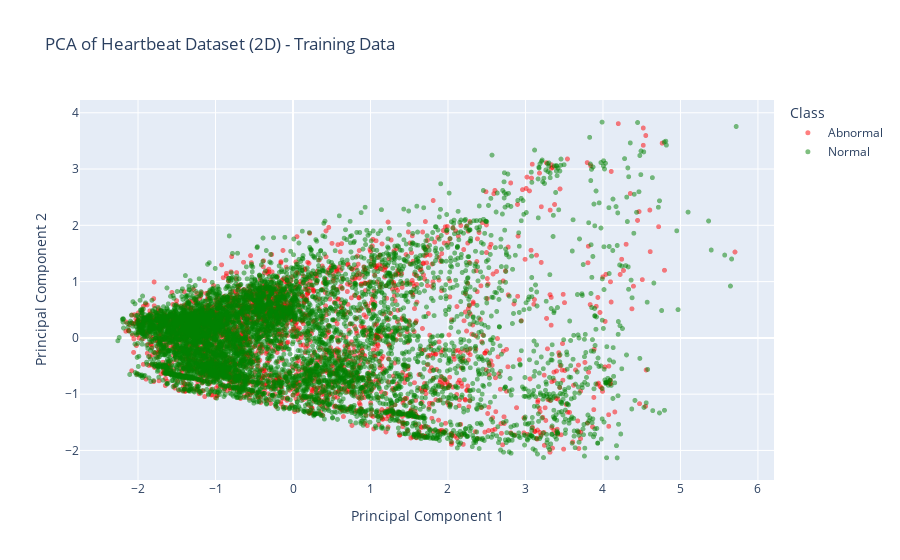
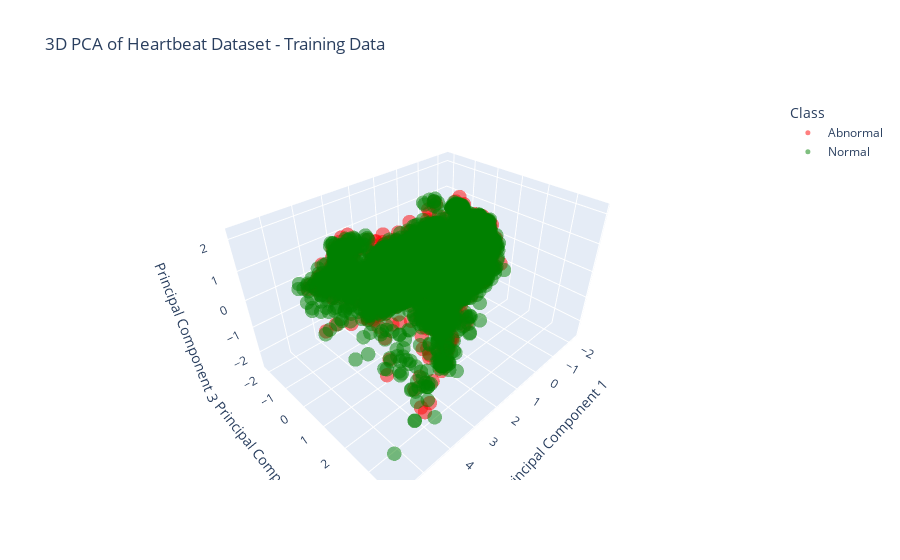
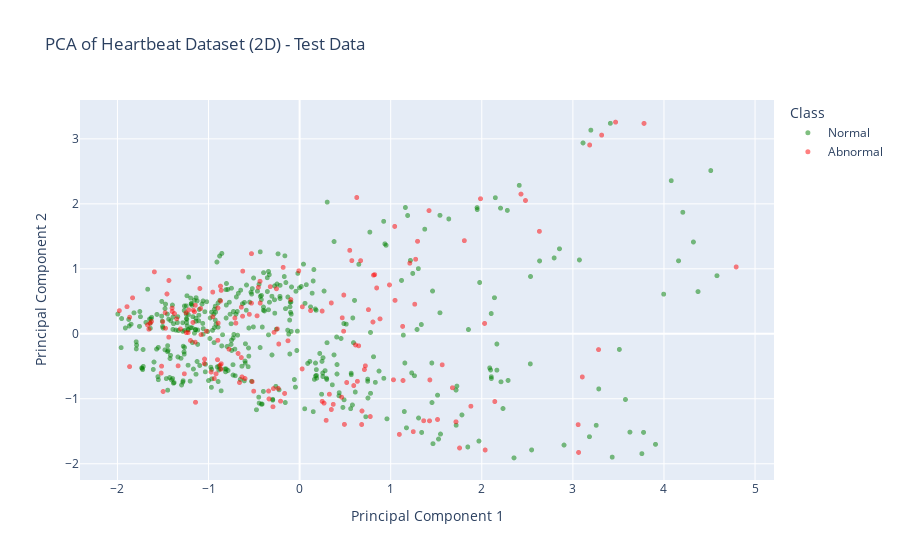
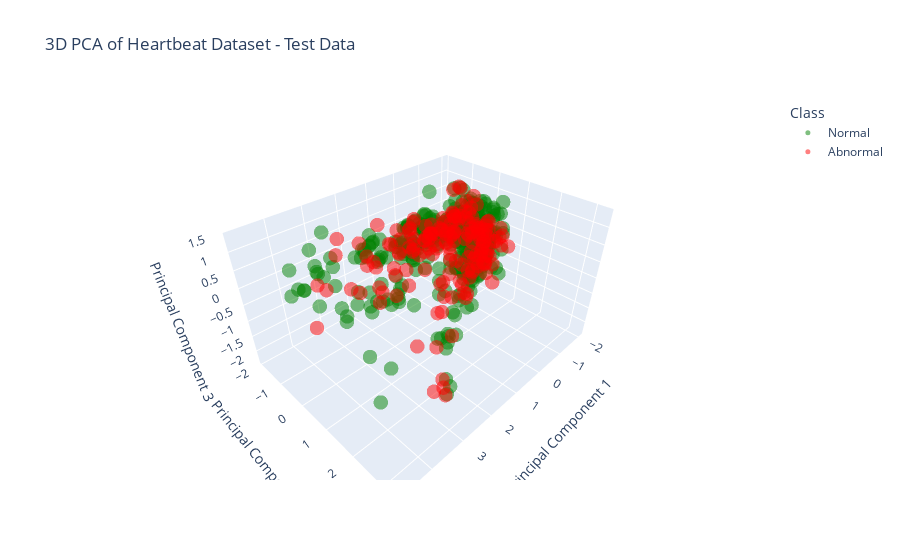

Source (notebook cell) for these figures, in order:
### Markdown cell above
# PCA Functions for training Dataset

### Code cell
# Define the function to apply PCA
def apply_pca_to_dataset(df, n_components=2):
    X = df.drop('target', axis=1)
    pca = PCA(n_components=n_components)
    components = pca.fit_transform(X)
    df_pca = pd.DataFrame(data=components, columns=[f'Principal Component {i+1}' for i in range(n_components)])
    df_pca['target'] = df['target']
    return df_pca, pca

# Define the function to plot PCA results (2D)
def plot_pca_results(df_pca, title='PCA of Dataset'):
    # Define custom colors and labels for each category
    color_mapping = {0: 'red', 1: 'green'}
    label_mapping = {0: 'Abnormal', 1: 'Normal'}
    
    # Map the target to the corresponding colors and labels
    df_pca['color'] = df_pca['target'].map(color_mapping)
    df_pca['label'] = df_pca['target'].map(label_mapping)

    # Create a scatter plot for the PCA results
    fig = px.scatter(df_pca, x='Principal Component 1', y='Principal Component 2', color='label',
                     color_discrete_map={'Normal': 'green', 'Abnormal': 'red'},
                     title=title, labels={'label': 'Class'}, opacity=0.5)
    fig.update_traces(marker=dict(size=5))
    fig.show()

# Define the function to create a Scree plot
def create_scree_plot(pca, title='Scree Plot'):
    explained_var_ratio = pca.explained_variance_ratio_
    components = np.arange(len(explained_var_ratio)) + 1

    plt.figure(figsize=(8, 5))
    plt.plot(components, explained_var_ratio, 'o-', linewidth=2, color='blue')
    plt.title(title)
    plt.xlabel('Principal Component')
    plt.ylabel('Variance Explained (%)')
    plt.xticks(components)
    plt.show()

# Apply PCA to the training dataset for 10 components to create the Scree plot
df_pca_train, pca_train = apply_pca_to_dataset(ptbdb_train, n_components=10)
create_scree_plot(pca_train, title='Scree Plot for Training Data')

# Apply PCA to the training dataset for 2 components and plot the 2D PCA results
df_pca_train, pca_train = apply_pca_to_dataset(ptbdb_train, n_components=2)
plot_pca_results(df_pca_train, title='PCA of Heartbeat Dataset (2D) - Training Data')

# Apply PCA to the training dataset for 3 components and plot the 3D PCA results
df_pca_train, pca_train = apply_pca_to_dataset(ptbdb_train, n_components=3)
df_pca_train['color'] = df_pca_train['target'].map({0: 'red', 1: 'green'})
df_pca_train['label'] = df_pca_train['target'].map({0: 'Abnormal', 1: 'Normal'})

fig = px.scatter_3d(df_pca_train, x='Principal Component 1', y='Principal Component 2', z='Principal Component 3',
                    color='label',
                    color_discrete_map={'Normal': 'green', 'Abnormal': 'red'},
                    title='3D PCA of Heartbeat Dataset - Training Data',
                    labels={'label': 'Class'}, opacity=0.5)
fig.update_traces(marker=dict(size=5))
fig.show()

# Apply PCA to the test dataset for 10 components to create the Scree plot
df_pca_test, pca_test = apply_pca_to_dataset(ptbdb_test, n_components=10)
create_scree_plot(pca_test, title='Scree Plot for Test Data')

# Apply PCA to the test dataset for 2 components and plot the 2D PCA results
df_pca_test, pca_test = apply_pca_to_dataset(ptbdb_test, n_components=2)
plot_pca_results(df_pca_test, title='PCA of Heartbeat Dataset (2D) - Test Data')

# Apply PCA to the test dataset for 3 components and plot the 3D PCA results
df_pca_test, pca_test = apply_pca_to_dataset(ptbdb_test, n_components=3)
df_pca_test['color'] = df_pca_test['target'].map({0: 'red', 1: 'green'})
df_pca_test['label'] = df_pca_test['target'].map({0: 'Abnormal', 1: 'Normal'})

fig = px.scatter_3d(df_pca_test, x='Principal Component 1', y='Principal Component 2', z='Principal Component 3',
                    color='label',
                    color_discrete_map={'Normal': 'green', 'Abnormal': 'red'},
                    title='3D PCA of Heartbeat Dataset - Test Data',
                    labels={'label': 'Class'}, opacity=0.5)
fig.update_traces(marker=dict(size=5))
fig.show()

### Figure 1 — Plotly figure (JSON) as saved in the notebook; plotly's stock layout.template omitted (floating-point values rounded to 4 significant figures; data arrays with more than 128 entries replaced by an {"elided": "..."} marker saying what was removed)
{"data": [{"hovertemplate": "Class=Abnormal<br>Principal Component 1=%{x}<br>Principal Component 2=%{y}<extra></extra>", "legendgroup": "Abnormal", "marker": {"color": "red", "opacity": 0.5, "size": 5, "symbol": "circle"}, "mode": "markers", "name": "Abnormal", "showlegend": true, "type": "scattergl", "x": {"elided": "2557 float values"}, "xaxis": "x", "y": {"elided": "2557 float values"}, "yaxis": "y"}, {"hovertemplate": "Class=Normal<br>Principal Component 1=%{x}<br>Principal Component 2=%{y}<extra></extra>", "legendgroup": "Normal", "marker": {"color": "green", "opacity": 0.5, "size": 5, "symbol": "circle"}, "mode": "markers", "name": "Normal", "showlegend": true, "type": "scattergl", "x": {"elided": "6695 float values"}, "xaxis": "x", "y": {"elided": "6695 float values"}, "yaxis": "y"}], "layout": {"legend": {"title": {"text": "Class"}, "tracegroupgap": 0}, "title": {"text": "PCA of Heartbeat Dataset (2D) - Training Data"}, "xaxis": {"anchor": "y", "domain": [0, 1], "title": {"text": "Principal Component 1"}}, "yaxis": {"anchor": "x", "domain": [0, 1], "title": {"text": "Principal Component 2"}}}}

### Figure 2 — Plotly figure (JSON) as saved in the notebook; plotly's stock layout.template omitted (floating-point values rounded to 4 significant figures; data arrays with more than 128 entries replaced by an {"elided": "..."} marker saying what was removed)
{"data": [{"hovertemplate": "Class=Abnormal<br>Principal Component 1=%{x}<br>Principal Component 2=%{y}<br>Principal Component 3=%{z}<extra></extra>", "legendgroup": "Abnormal", "marker": {"color": "red", "opacity": 0.5, "size": 5, "symbol": "circle"}, "mode": "markers", "name": "Abnormal", "scene": "scene", "showlegend": true, "type": "scatter3d", "x": {"elided": "2557 float values"}, "y": {"elided": "2557 float values"}, "z": {"elided": "2557 float values"}}, {"hovertemplate": "Class=Normal<br>Principal Component 1=%{x}<br>Principal Component 2=%{y}<br>Principal Component 3=%{z}<extra></extra>", "legendgroup": "Normal", "marker": {"color": "green", "opacity": 0.5, "size": 5, "symbol": "circle"}, "mode": "markers", "name": "Normal", "scene": "scene", "showlegend": true, "type": "scatter3d", "x": {"elided": "6695 float values"}, "y": {"elided": "6695 float values"}, "z": {"elided": "6695 float values"}}], "layout": {"legend": {"title": {"text": "Class"}, "tracegroupgap": 0}, "scene": {"domain": {"x": [0, 1], "y": [0, 1]}, "xaxis": {"title": {"text": "Principal Component 1"}}, "yaxis": {"title": {"text": "Principal Component 2"}}, "zaxis": {"title": {"text": "Principal Component 3"}}}, "title": {"text": "3D PCA of Heartbeat Dataset - Training Data"}}}

### Figure 3 — Plotly figure (JSON) as saved in the notebook; plotly's stock layout.template omitted (floating-point values rounded to 4 significant figures; data arrays with more than 128 entries replaced by an {"elided": "..."} marker saying what was removed)
{"data": [{"hovertemplate": "Class=Normal<br>Principal Component 1=%{x}<br>Principal Component 2=%{y}<extra></extra>", "legendgroup": "Normal", "marker": {"color": "green", "opacity": 0.5, "size": 5, "symbol": "circle"}, "mode": "markers", "name": "Normal", "showlegend": true, "type": "scattergl", "x": {"elided": "423 float values"}, "xaxis": "x", "y": {"elided": "423 float values"}, "yaxis": "y"}, {"hovertemplate": "Class=Abnormal<br>Principal Component 1=%{x}<br>Principal Component 2=%{y}<extra></extra>", "legendgroup": "Abnormal", "marker": {"color": "red", "opacity": 0.5, "size": 5, "symbol": "circle"}, "mode": "markers", "name": "Abnormal", "showlegend": true, "type": "scattergl", "x": {"elided": "169 float values"}, "xaxis": "x", "y": {"elided": "169 float values"}, "yaxis": "y"}], "layout": {"legend": {"title": {"text": "Class"}, "tracegroupgap": 0}, "title": {"text": "PCA of Heartbeat Dataset (2D) - Test Data"}, "xaxis": {"anchor": "y", "domain": [0, 1], "title": {"text": "Principal Component 1"}}, "yaxis": {"anchor": "x", "domain": [0, 1], "title": {"text": "Principal Component 2"}}}}

### Figure 4 — Plotly figure (JSON) as saved in the notebook; plotly's stock layout.template omitted (floating-point values rounded to 4 significant figures; data arrays with more than 128 entries replaced by an {"elided": "..."} marker saying what was removed)
{"data": [{"hovertemplate": "Class=Normal<br>Principal Component 1=%{x}<br>Principal Component 2=%{y}<br>Principal Component 3=%{z}<extra></extra>", "legendgroup": "Normal", "marker": {"color": "green", "opacity": 0.5, "size": 5, "symbol": "circle"}, "mode": "markers", "name": "Normal", "scene": "scene", "showlegend": true, "type": "scatter3d", "x": {"elided": "423 float values"}, "y": {"elided": "423 float values"}, "z": {"elided": "423 float values"}}, {"hovertemplate": "Class=Abnormal<br>Principal Component 1=%{x}<br>Principal Component 2=%{y}<br>Principal Component 3=%{z}<extra></extra>", "legendgroup": "Abnormal", "marker": {"color": "red", "opacity": 0.5, "size": 5, "symbol": "circle"}, "mode": "markers", "name": "Abnormal", "scene": "scene", "showlegend": true, "type": "scatter3d", "x": {"elided": "169 float values"}, "y": {"elided": "169 float values"}, "z": {"elided": "169 float values"}}], "layout": {"legend": {"title": {"text": "Class"}, "tracegroupgap": 0}, "scene": {"domain": {"x": [0, 1], "y": [0, 1]}, "xaxis": {"title": {"text": "Principal Component 1"}}, "yaxis": {"title": {"text": "Principal Component 2"}}, "zaxis": {"title": {"text": "Principal Component 3"}}}, "title": {"text": "3D PCA of Heartbeat Dataset - Test Data"}}}
